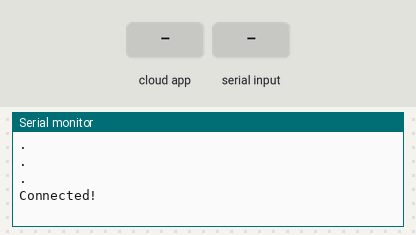
Bench run of a sketch on a simulated ESP8266 (NodeMCU). Shown: the last lines printed to the serial monitor. Inputs (shaded band) come from the test bench. WiFi joins after 1.5 s; servers stay silent unless stated; the Firebase database answers and starts empty.

Above: at 2.7 s.
2.8 s: the phone or cloud app sets chat to 0
At 4.2 s:
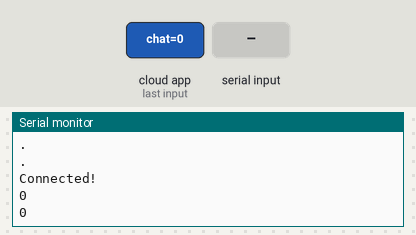
4.3 s: "1" received over Serial
At 6.16 s:
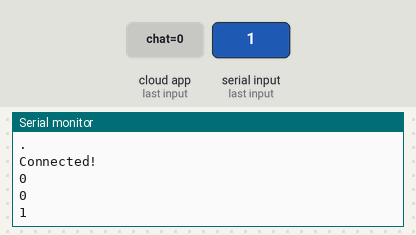

The sketch:

firebase.ino
```cpp
//Include Firebase ESP8266 library for firebase support
#include "FirebaseESP8266.h"

#include <ESP8266WiFi.h>

//for parsing json data
#include <ArduinoJson.h>

//Enter the realtime database link here
#define FIREBASE_HOST "**"
//Enter the webAPI key from setttings here
#define FIREBASE_AUTH "**"

//firebaseData object(this contatins the table from realtime database)
FirebaseData firebaseData;

void setup() {
    // put your setup code here, to run once:
  Serial.begin(115200); //initialise serial monitor to send data to Arduino
  WiFi.begin("INTERNET", "ASDF@123"); //connect to the network specified above
  while (WiFi.status() != WL_CONNECTED) { //Wait till Wi-Fi is connected
    delay(500);
    Serial.println(".");
  }
  Serial.println("Connected!");
  // put your setup code here, to run once:
  Firebase.begin(FIREBASE_HOST, FIREBASE_AUTH);
  Firebase.reconnectWiFi(true);
}

void loop() {
  // put your main code here, to run repeatedly:
    if(Serial.available())
    {
      String incoming = Serial.readString();
      Serial.println(incoming);
      insertData(incoming);
    }

    Serial.println(fetchStringData());

    delay(1000);

}

//To fetch data from firebase, User2 should be your patners user name
String fetchStringData()
{
   if (Firebase.getString(firebaseData,"/User2/chat"))
     {
        if(firebaseData.stringData())
        {
          return firebaseData.stringData();
        }
        else
        {
          return "No Text!";
        }
     }
     else
     {
      Serial.println(firebaseData.errorReason());
     }
}

//To send data to firebase, User1 should be where you send the data
  void insertData(String value)
  {
    if (Firebase.set(firebaseData, "/User1/chat", value))
    {
      return;
    }
    else
    {
      Serial.println(firebaseData.errorReason());
    }
  }
```

Measured:
- after the input at 2.8 s, the serial monitor: prints a new line at once (image 1)
- after the input at 4.3 s, the serial monitor: prints a new line after 1.7 s (image 2)
